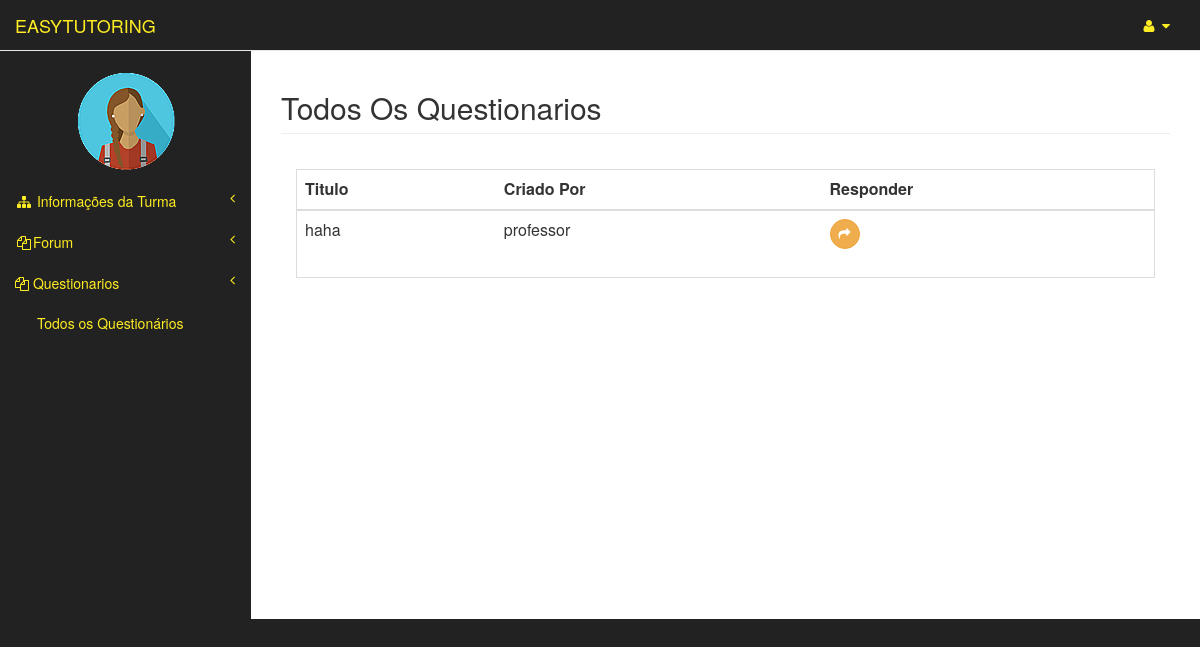
The page /aluno_area/listQuestionarios/13/ (signed in) on the database as committed earlier.
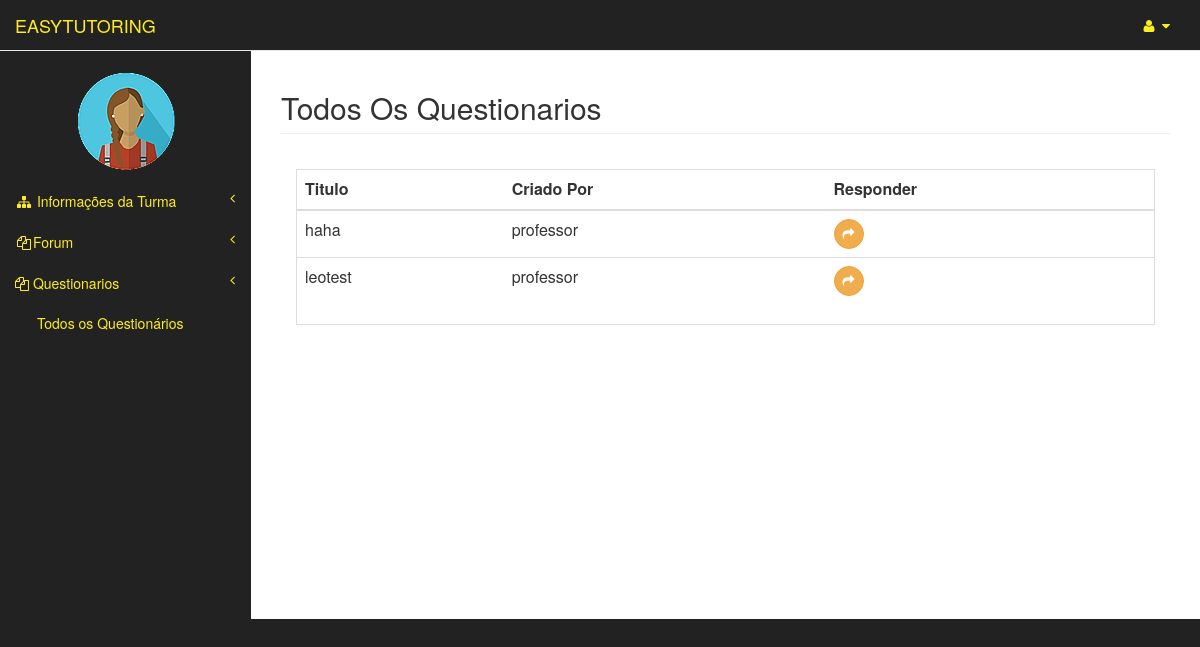
The same page on the database as committed later.
### questionarios/models.py (models this page shows)
class Questionario(models.Model):
	codigo = models.CharField(max_length=50)
	turma = models.ForeignKey(Turma,null=True)
	professor = models.ForeignKey(Professor)
	questoes = models.ManyToManyField(Questao)

### usuarios/models.py (models this page shows)
class Usuario(models.Model):
	user = models.OneToOneField(User)
	matricula = models.CharField(max_length=20)
	curso = models.CharField(max_length=3)
	tipo = models.CharField(max_length=8, blank=False,null=True)
	nome_completo = models.CharField(max_length=150)
	img = models.ImageField(upload_to="img/original/", blank=True)
	thumb = ThumbnailerImageField(upload_to="img/thumb/", blank=True,null=True,resize_source=dict(size=(100, 100), sharpen=True))
	def __str__(self):
		return self.user.username

### aluno_area/views.py (the view)
# urls.py: url(r'^listQuestionarios/(?P<turma_id>[0-9]+)/$', views.listQuestionarios, name='listQuestionarios'),
def listQuestionarios(request,turma_id):
	user = request.user
	usuario = Usuario.objects.get(user=user)
	turma = Turma.objects.get(pk=turma_id)
	professor= turma.professor
	questionarios = Questionario.objects.filter(professor_id=professor,turma_id=turma)
	context= {'questionarios':questionarios,
	'usuario':usuario,
	'turma':turma}
	return render(request,'aluno_area/listQuestionarios.html',context=context)

### templates/aluno_area/listQuestionarios.html
{% extends "aluno_area/turmaArea.html" %}
{% block pageHeader %}
    <h2 class="page-header">Todos Os Questionarios</h2>
{% endblock pageHeader %}
{% block form %}
    <div class="panel-body">
        <div class="table-responsive table-bordered">
            <table class="table">
                <thead>
                    <tr>
                        <th>Titulo</th>
                        <th>Criado Por</th>
                        <th>Responder</th>
                    </tr>
                </thead>
                <tbody>
                	{% for questionario in questionarios %}
                        <tr>
                            <td>{{ questionario.codigo }}</td>
                            <td>{{questionario.professor}}</td>
                            <td><a  href="{% url 'aluno_area:responderQuestionario' turma.id questionario.id %}"> <button type="button" class="btn btn-warning btn-circle"><i class="fa fa-share"></i>
                            </button></a></td>
                        </tr>
					{% endfor %}
                </tbody>
            </table>
        </div>
    </div>
{% endblock form %}

Rows that differ between the two databases and show on the page:
added Questionario: codigo "leotest", professor "professor"
